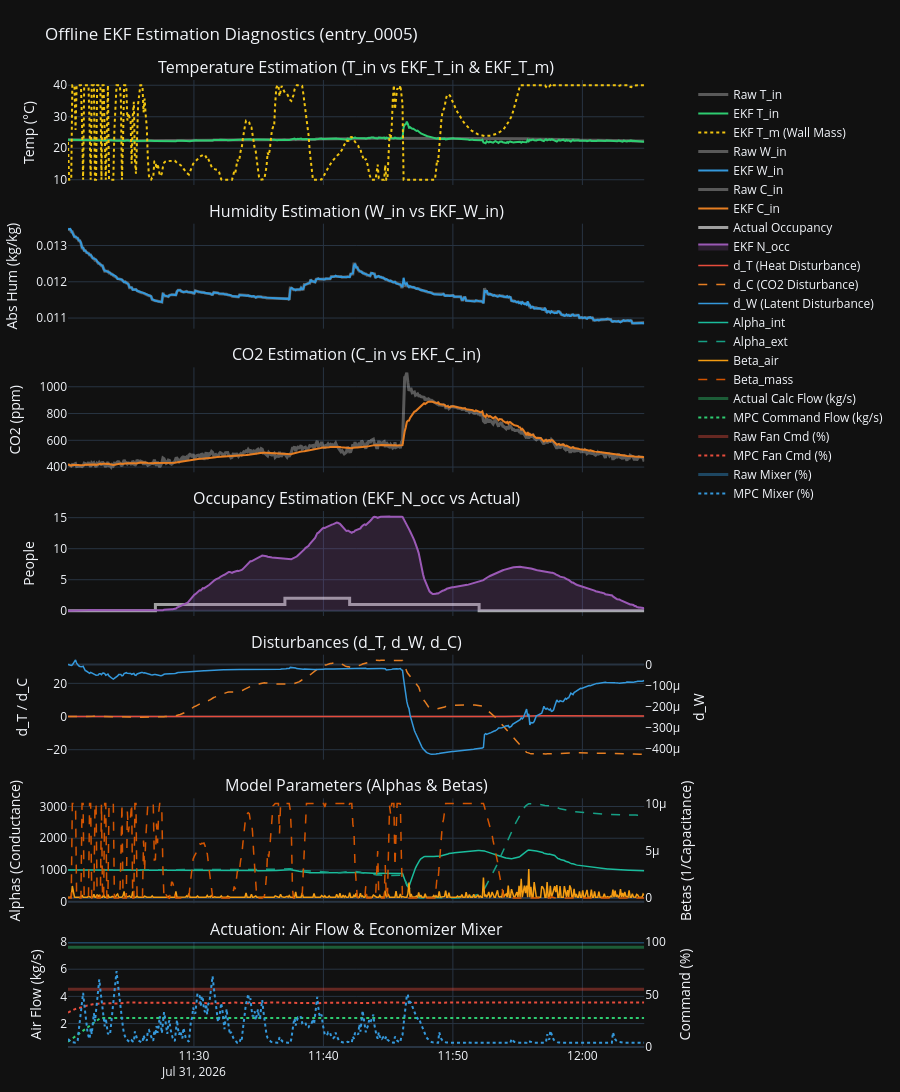

The notebook cell this image was saved under:
### Code cell
import plotly.graph_objects as go
from plotly.subplots import make_subplots
import numpy as np
import pandas as pd


# Fetch the raw and processed datasets
df_raw = store.get_entry_raw_data("experiments", entry_id)
results_df = store.get_entry_processed_data("experiments", entry_id, "controller_evaluation")

# ==========================================
# 2. Data Preparation
# ==========================================
def rh_to_w(T, rh):
    rh_frac = rh / 100.0 if (rh > 1.0).any() else rh
    p_sat = 610.94 * np.exp(17.625 * T / (243.04 + T))
    p_vapor = rh_frac * p_sat
    return 0.62198 * p_vapor / (101325.0 - p_vapor)

# We use the timestamp from the results_df which has already been localized
time_arr = pd.to_datetime(results_df['timestamp'], format='mixed')
raw_w_in = rh_to_w(df_raw['room_1_t'], df_raw['room_1_h'])

# ==========================================
# 3. Plotting
# ==========================================
fig = make_subplots(
    rows=7, cols=1,
    subplot_titles=[
        "Temperature Estimation (T_in vs EKF_T_in & EKF_T_m)",
        "Humidity Estimation (W_in vs EKF_W_in)",
        "CO2 Estimation (C_in vs EKF_C_in)",
        "Occupancy Estimation (EKF_N_occ vs Actual)",
        "Disturbances (d_T, d_W, d_C)",
        "Model Parameters (Alphas & Betas)",
        "Actuation: Air Flow & Economizer Mixer"
    ],
    vertical_spacing=0.04,
    shared_xaxes=True,
    specs=[
        [{"secondary_y": False}], # 1. Temp
        [{"secondary_y": False}], # 2. Hum
        [{"secondary_y": False}], # 3. CO2
        [{"secondary_y": False}], # 4. Occ
        [{"secondary_y": True}],  # 5. Disturbances 
        [{"secondary_y": True}],  # 6. Params
        [{"secondary_y": True}]   # 7. Flow & Commands (Secondary Y enabled)

    ]
)

# --- 1. Temperature (T, EKF_T, EKF_Tm) ---
fig.add_trace(go.Scatter(x=time_arr, y=df_raw['room_1_t'], name="Raw T_in", line=dict(color="rgba(255,255,255,0.3)", width=3)), row=1, col=1)
fig.add_trace(go.Scatter(x=time_arr, y=results_df['EKF_T_in'], name="EKF T_in", line=dict(color="#2ecc71", width=2)), row=1, col=1)
fig.add_trace(go.Scatter(x=time_arr, y=results_df['EKF_T_m'], name="EKF T_m (Wall Mass)", line=dict(color="#f1c40f", width=2, dash='dot')), row=1, col=1)

# --- 2. Humidity (W vs EKF_W) ---
fig.add_trace(go.Scatter(x=time_arr, y=raw_w_in, name="Raw W_in", line=dict(color="rgba(255,255,255,0.3)", width=3)), row=2, col=1)
fig.add_trace(go.Scatter(x=time_arr, y=results_df['EKF_W_in'], name="EKF W_in", line=dict(color="#3498db", width=2)), row=2, col=1)

# --- 3. CO2 (C vs EKF_C) ---
fig.add_trace(go.Scatter(x=time_arr, y=df_raw['room_2_c'], name="Raw C_in", line=dict(color="rgba(255,255,255,0.3)", width=3)), row=3, col=1)
fig.add_trace(go.Scatter(x=time_arr, y=results_df['EKF_C_in'], name="EKF C_in", line=dict(color="#e67e22", width=2)), row=3, col=1)

# --- 4. Occupancy (Actual vs EKF_N_occ) ---
# Assuming 'actual_occupancy' is now permanently part of df_raw after your previous update
if 'actual_occupancy' in df_raw.columns:
    fig.add_trace(go.Scatter(x=time_arr, y=df_raw['actual_occupancy'], name="Actual Occupancy", line=dict(color="rgba(255,255,255,0.6)", width=3, shape='hv')), row=4, col=1)
fig.add_trace(go.Scatter(x=time_arr, y=results_df['EKF_N_occ'], name="EKF N_occ", line=dict(color="#9b59b6", width=2), fill='tozeroy', fillcolor="rgba(155, 89, 182, 0.2)"), row=4, col=1)

# --- 5. Disturbances (d_T, d_W, d_C) ---
fig.add_trace(go.Scatter(x=time_arr, y=results_df['EKF_d_T'], name="d_T (Heat Disturbance)", line=dict(color="#e74c3c", width=1.5)), row=5, col=1, secondary_y=False)
fig.add_trace(go.Scatter(x=time_arr, y=results_df['EKF_d_C'], name="d_C (CO2 Disturbance)", line=dict(color="#e67e22", width=1.5, dash='dash')), row=5, col=1, secondary_y=False)
fig.add_trace(go.Scatter(x=time_arr, y=results_df['EKF_d_W'], name="d_W (Latent Disturbance)", line=dict(color="#3498db", width=1.5)), row=5, col=1, secondary_y=True)

# --- 6. Parameters (Alphas & Betas) ---
fig.add_trace(go.Scatter(x=time_arr, y=results_df['EKF_alpha_int'], name="Alpha_int", line=dict(color="#1abc9c", width=1.5)), row=6, col=1, secondary_y=False)
fig.add_trace(go.Scatter(x=time_arr, y=results_df['EKF_alpha_ext'], name="Alpha_ext", line=dict(color="#16a085", width=1.5, dash='dash')), row=6, col=1, secondary_y=False)
fig.add_trace(go.Scatter(x=time_arr, y=results_df['EKF_beta_air'], name="Beta_air", line=dict(color="#f39c12", width=1.5)), row=6, col=1, secondary_y=True)
fig.add_trace(go.Scatter(x=time_arr, y=results_df['EKF_beta_mass'], name="Beta_mass", line=dict(color="#d35400", width=1.5, dash='dash')), row=6, col=1, secondary_y=True)




# --- 7. Flow & Commands (Primary: kg/s, Secondary: %) ---
# Flows (Primary Y Axis)
fig.add_trace(go.Scatter(x=time_arr, y=results_df['Actual_Calculated_Flow'], name="Actual Calc Flow (kg/s)", line=dict(color="rgba(46, 204, 113, 0.4)", width=3)), row=7, col=1, secondary_y=False)
fig.add_trace(go.Scatter(x=time_arr, y=results_df['MPC_u_cmd_flow'], name="MPC Command Flow (kg/s)", line=dict(color="#2ecc71", width=2, dash='dot')), row=7, col=1, secondary_y=False)
# Fan & Mixer Percentages (Secondary Y Axis)
fig.add_trace(go.Scatter(x=time_arr, y=df_raw['fan'], name="Raw Fan Cmd (%)", line=dict(color="rgba(231, 76, 60, 0.4)", width=3)), row=7, col=1, secondary_y=True)
fig.add_trace(go.Scatter(x=time_arr, y=results_df['MPC_Fan_Cmd'], name="MPC Fan Cmd (%)", line=dict(color="#e74c3c", width=2, dash='dot')), row=7, col=1, secondary_y=True)
fig.add_trace(go.Scatter(x=time_arr, y=df_raw['mixer'], name="Raw Mixer (%)", line=dict(color="rgba(52, 152, 219, 0.4)", width=3)), row=7, col=1, secondary_y=True)
fig.add_trace(go.Scatter(x=time_arr, y=results_df['MPC_Mixer_Ratio'], name="MPC Mixer (%)", line=dict(color="#3498db", width=2, dash='dot')), row=7, col=1, secondary_y=True)


# --- Layout Styling ---
fig.update_layout(
    height=1900, 
    template="plotly_dark",
    title_text=f"Offline EKF Estimation Diagnostics ({entry_id})",
    margin=dict(l=30, r=30, t=80, b=30),
    hovermode="x unified"
)

# Axis titles
fig.update_yaxes(title_text="Temp (°C)", row=1, col=1)
fig.update_yaxes(title_text="Abs Hum (kg/kg)", row=2, col=1)
fig.update_yaxes(title_text="CO2 (ppm)", row=3, col=1)
fig.update_yaxes(title_text="People", row=4, col=1)

fig.update_yaxes(title_text="d_T / d_C", row=5, col=1, secondary_y=False)
fig.update_yaxes(title_text="d_W", row=5, col=1, secondary_y=True, showgrid=False)

fig.update_yaxes(title_text="Alphas (Conductance)", row=6, col=1, secondary_y=False)
fig.update_yaxes(title_text="Betas (1/Capacitance)", row=6, col=1, secondary_y=True, showgrid=False)

fig.update_yaxes(title_text="Air Flow (kg/s)", row=7, col=1, secondary_y=False)
fig.update_yaxes(title_text="Command (%)", range=[0, 100], row=7, col=1, secondary_y=True, showgrid=False)


fig.show()

### Figure 1 — Plotly figure (JSON) as saved in the notebook; plotly's stock layout.template omitted (floating-point values rounded to 4 significant figures; data arrays with more than 128 entries replaced by an {"elided": "..."} marker saying what was removed)
{"data": [{"line": {"color": "rgba(255,255,255,0.3)", "width": 3}, "name": "Raw T_in", "type": "scatter", "x": {"elided": "535 str values"}, "xaxis": "x", "y": {"elided": "535 float values"}, "yaxis": "y"}, {"line": {"color": "#2ecc71", "width": 2}, "name": "EKF T_in", "type": "scatter", "x": {"elided": "535 str values"}, "xaxis": "x", "y": {"elided": "535 float values"}, "yaxis": "y"}, {"line": {"color": "#f1c40f", "dash": "dot", "width": 2}, "name": "EKF T_m (Wall Mass)", "type": "scatter", "x": {"elided": "535 str values"}, "xaxis": "x", "y": {"elided": "535 float values"}, "yaxis": "y"}, {"line": {"color": "rgba(255,255,255,0.3)", "width": 3}, "name": "Raw W_in", "type": "scatter", "x": {"elided": "535 str values"}, "xaxis": "x2", "y": {"elided": "535 float values"}, "yaxis": "y2"}, {"line": {"color": "#3498db", "width": 2}, "name": "EKF W_in", "type": "scatter", "x": {"elided": "535 str values"}, "xaxis": "x2", "y": {"elided": "535 float values"}, "yaxis": "y2"}, {"line": {"color": "rgba(255,255,255,0.3)", "width": 3}, "name": "Raw C_in", "type": "scatter", "x": {"elided": "535 str values"}, "xaxis": "x3", "y": {"elided": "535 int values"}, "yaxis": "y3"}, {"line": {"color": "#e67e22", "width": 2}, "name": "EKF C_in", "type": "scatter", "x": {"elided": "535 str values"}, "xaxis": "x3", "y": {"elided": "535 float values"}, "yaxis": "y3"}, {"line": {"color": "rgba(255,255,255,0.6)", "shape": "hv", "width": 3}, "name": "Actual Occupancy", "type": "scatter", "x": {"elided": "535 str values"}, "xaxis": "x4", "y": {"elided": "535 int values"}, "yaxis": "y4"}, {"fill": "tozeroy", "fillcolor": "rgba(155, 89, 182, 0.2)", "line": {"color": "#9b59b6", "width": 2}, "name": "EKF N_occ", "type": "scatter", "x": {"elided": "535 str values"}, "xaxis": "x4", "y": {"elided": "535 float values"}, "yaxis": "y4"}, {"line": {"color": "#e74c3c", "width": 1.5}, "name": "d_T (Heat Disturbance)", "type": "scatter", "x": {"elided": "535 str values"}, "xaxis": "x5", "y": {"elided": "535 float values"}, "yaxis": "y5"}, {"line": {"color": "#e67e22", "dash": "dash", "width": 1.5}, "name": "d_C (CO2 Disturbance)", "type": "scatter", "x": {"elided": "535 str values"}, "xaxis": "x5", "y": {"elided": "535 float values"}, "yaxis": "y5"}, {"line": {"color": "#3498db", "width": 1.5}, "name": "d_W (Latent Disturbance)", "type": "scatter", "x": {"elided": "535 str values"}, "xaxis": "x5", "y": {"elided": "535 float values"}, "yaxis": "y6"}, {"line": {"color": "#1abc9c", "width": 1.5}, "name": "Alpha_int", "type": "scatter", "x": {"elided": "535 str values"}, "xaxis": "x6", "y": {"elided": "535 float values"}, "yaxis": "y7"}, {"line": {"color": "#16a085", "dash": "dash", "width": 1.5}, "name": "Alpha_ext", "type": "scatter", "x": {"elided": "535 str values"}, "xaxis": "x6", "y": {"elided": "535 float values"}, "yaxis": "y7"}, {"line": {"color": "#f39c12", "width": 1.5}, "name": "Beta_air", "type": "scatter", "x": {"elided": "535 str values"}, "xaxis": "x6", "y": {"elided": "535 float values"}, "yaxis": "y8"}, {"line": {"color": "#d35400", "dash": "dash", "width": 1.5}, "name": "Beta_mass", "type": "scatter", "x": {"elided": "535 str values"}, "xaxis": "x6", "y": {"elided": "535 float values"}, "yaxis": "y8"}, {"line": {"color": "rgba(46, 204, 113, 0.4)", "width": 3}, "name": "Actual Calc Flow (kg/s)", "type": "scatter", "x": {"elided": "535 str values"}, "xaxis": "x7", "y": {"elided": "535 float values"}, "yaxis": "y9"}, {"line": {"color": "#2ecc71", "dash": "dot", "width": 2}, "name": "MPC Command Flow (kg/s)", "type": "scatter", "x": {"elided": "535 str values"}, "xaxis": "x7", "y": {"elided": "535 float values"}, "yaxis": "y9"}, {"line": {"color": "rgba(231, 76, 60, 0.4)", "width": 3}, "name": "Raw Fan Cmd (%)", "type": "scatter", "x": {"elided": "535 str values"}, "xaxis": "x7", "y": {"elided": "535 int values"}, "yaxis": "y10"}, {"line": {"color": "#e74c3c", "dash": "dot", "width": 2}, "name": "MPC Fan Cmd (%)", "type": "scatter", "x": {"elided": "535 str values"}, "xaxis": "x7", "y": {"elided": "535 float values"}, "yaxis": "y10"}, {"line": {"color": "rgba(52, 152, 219, 0.4)", "width": 3}, "name": "Raw Mixer (%)", "type": "scatter", "x": {"elided": "535 str values"}, "xaxis": "x7", "y": {"elided": "535 int values"}, "yaxis": "y10"}, {"line": {"color": "#3498db", "dash": "dot", "width": 2}, "name": "MPC Mixer (%)", "type": "scatter", "x": {"elided": "535 str values"}, "xaxis": "x7", "y": {"elided": "535 float values"}, "yaxis": "y10"}], "layout": {"annotations": [{"font": {"size": 16}, "showarrow": false, "text": "Temperature Estimation (T_in vs EKF_T_in & EKF_T_m)", "x": 0.47, "xanchor": "center", "xref": "paper", "y": 1, "yanchor": "bottom", "yref": "paper"}, {"font": {"size": 16}, "showarrow": false, "text": "Humidity Estimation (W_in vs EKF_W_in)", "x": 0.47, "xanchor": "center", "xref": "paper", "y": 0.8514, "yanchor": "bottom", "yref": "paper"}, {"font": {"size": 16}, "showarrow": false, "text": "CO2 Estimation (C_in vs EKF_C_in)", "x": 0.47, "xanchor": "center", "xref": "paper", "y": 0.7029, "yanchor": "bottom", "yref": "paper"}, {"font": {"size": 16}, "showarrow": false, "text": "Occupancy Estimation (EKF_N_occ vs Actual)", "x": 0.47, "xanchor": "center", "xref": "paper", "y": 0.5543, "yanchor": "bottom", "yref": "paper"}, {"font": {"size": 16}, "showarrow": false, "text": "Disturbances (d_T, d_W, d_C)", "x": 0.47, "xanchor": "center", "xref": "paper", "y": 0.4057, "yanchor": "bottom", "yref": "paper"}, {"font": {"size": 16}, "showarrow": false, "text": "Model Parameters (Alphas & Betas)", "x": 0.47, "xanchor": "center", "xref": "paper", "y": 0.2571, "yanchor": "bottom", "yref": "paper"}, {"font": {"size": 16}, "showarrow": false, "text": "Actuation: Air Flow & Economizer Mixer", "x": 0.47, "xanchor": "center", "xref": "paper", "y": 0.1086, "yanchor": "bottom", "yref": "paper"}], "height": 1900, "hovermode": "x unified", "margin": {"b": 30, "l": 30, "r": 30, "t": 80}, "title": {"text": "Offline EKF Estimation Diagnostics (entry_0005)"}, "xaxis": {"anchor": "y", "domain": [0, 0.94], "matches": "x7", "showticklabels": false}, "xaxis2": {"anchor": "y2", "domain": [0, 0.94], "matches": "x7", "showticklabels": false}, "xaxis3": {"anchor": "y3", "domain": [0, 0.94], "matches": "x7", "showticklabels": false}, "xaxis4": {"anchor": "y4", "domain": [0, 0.94], "matches": "x7", "showticklabels": false}, "xaxis5": {"anchor": "y5", "domain": [0, 0.94], "matches": "x7", "showticklabels": false}, "xaxis6": {"anchor": "y7", "domain": [0, 0.94], "matches": "x7", "showticklabels": false}, "xaxis7": {"anchor": "y9", "domain": [0, 0.94]}, "yaxis": {"anchor": "x", "domain": [0.8914, 1], "title": {"text": "Temp (°C)"}}, "yaxis10": {"anchor": "x7", "overlaying": "y9", "range": [0, 100], "showgrid": false, "side": "right", "title": {"text": "Command (%)"}}, "yaxis2": {"anchor": "x2", "domain": [0.7429, 0.8514], "title": {"text": "Abs Hum (kg/kg)"}}, "yaxis3": {"anchor": "x3", "domain": [0.5943, 0.7029], "title": {"text": "CO2 (ppm)"}}, "yaxis4": {"anchor": "x4", "domain": [0.4457, 0.5543], "title": {"text": "People"}}, "yaxis5": {"anchor": "x5", "domain": [0.2971, 0.4057], "title": {"text": "d_T / d_C"}}, "yaxis6": {"anchor": "x5", "overlaying": "y5", "showgrid": false, "side": "right", "title": {"text": "d_W"}}, "yaxis7": {"anchor": "x6", "domain": [0.1486, 0.2571], "title": {"text": "Alphas (Conductance)"}}, "yaxis8": {"anchor": "x6", "overlaying": "y7", "showgrid": false, "side": "right", "title": {"text": "Betas (1/Capacitance)"}}, "yaxis9": {"anchor": "x7", "domain": [0, 0.1086], "title": {"text": "Air Flow (kg/s)"}}}}
